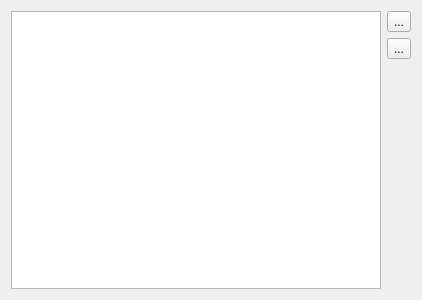
<?xml version="1.0" encoding="UTF-8"?>
<ui version="4.0">
 <class>DirectionsDialog</class>
 <widget class="QDialog" name="DirectionsDialog">
  <property name="geometry">
   <rect>
    <x>0</x>
    <y>0</y>
    <width>422</width>
    <height>300</height>
   </rect>
  </property>
  <property name="windowTitle">
   <string>Направления</string>
  </property>
  <layout class="QHBoxLayout" name="horizontalLayout">
   <item>
    <widget class="QTableView" name="directionsTableView">
     <property name="selectionBehavior">
      <enum>QAbstractItemView::SelectRows</enum>
     </property>
    </widget>
   </item>
   <item>
    <layout class="QVBoxLayout" name="verticalLayout">
     <item>
      <widget class="QToolButton" name="newToolButton">
       <property name="text">
        <string>...</string>
       </property>
       <property name="icon">
        <iconset resource="kcrm.qrc">
         <normaloff>:/images/new32.png</normaloff>:/images/new32.png</iconset>
       </property>
      </widget>
     </item>
     <item>
      <widget class="QToolButton" name="editToolButton">
       <property name="text">
        <string>...</string>
       </property>
       <property name="icon">
        <iconset resource="kcrm.qrc">
         <normaloff>:/images/edit.png</normaloff>:/images/edit.png</iconset>
       </property>
      </widget>
     </item>
     <item>
      <spacer name="verticalSpacer">
       <property name="orientation">
        <enum>Qt::Vertical</enum>
       </property>
       <property name="sizeHint" stdset="0">
        <size>
         <width>20</width>
         <height>40</height>
        </size>
       </property>
      </spacer>
     </item>
    </layout>
   </item>
  </layout>
 </widget>
 <resources>
  <include location="kcrm.qrc"/>
 </resources>
 <connections/>
</ui>
